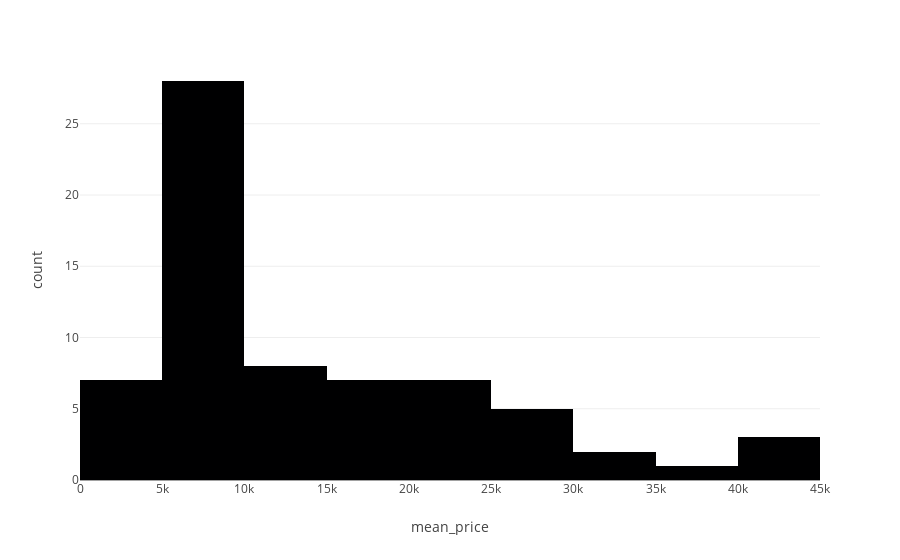

Notebook source saved alongside this figure:
### Code cell
mean_price_by_yr_his = pex.histogram(mean_cost_by_model_yr, x = 'mean_price')
mean_price_by_yr_his.show()

### Figure 1 — Plotly figure (JSON) as saved in the notebook; plotly's stock layout.template omitted (floating-point values rounded to 4 significant figures)
{"data": [{"alignmentgroup": "True", "bingroup": "x", "hovertemplate": "mean_price=%{x}<br>count=%{y}<extra></extra>", "legendgroup": "", "marker": {"color": "#000001", "pattern": {"shape": ""}}, "name": "", "offsetgroup": "", "orientation": "v", "showlegend": false, "type": "histogram", "x": [44910.0, 44900, 40210, 36450, 34540.0, 34170.0, 28170.0, 27580, 26660, 26485, 26250.0, 24740.0, 24520.0, 23900, 21800.0, 21000, 20740.0, 20415, 19570.0, 18400.0, 18390.0, 18000, 17390.0, 15480.0, 15000, 13550.0, 13530.0, 13410.0, 12995, 11980.0, 11550.0, 11500.0, 11280.0, 9766.0, 9435.0, 8640.0, 8305.0, 7695, 7691.0, 7670.0, 7593.0, 7592.0, 7200.0, 7036.0, 6970, 6618.0, 6439.0, 6213.0, 5902, 5894.0, 5871.0, 5862.0, 5839.0, 5733.0, 5579.0, 5500, 5482.0, 5410.0, 5150.0, 5085.0, 5000, 4899.0, 4702.0, 4684.0, 4648.0, 4643.0, 4520.0, 4343.0], "xaxis": "x", "yaxis": "y"}], "layout": {"barmode": "relative", "legend": {"tracegroupgap": 0}, "margin": {"t": 60}, "xaxis": {"anchor": "y", "domain": [0, 1], "title": {"text": "mean_price"}}, "yaxis": {"anchor": "x", "domain": [0, 1], "title": {"text": "count"}}}}
